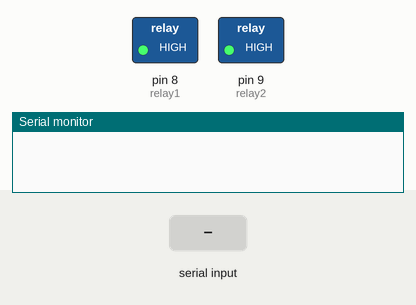
A sketch run on a simulated Arduino Uno, built with avr-gcc and run on an emulated ATmega328P. Parts: switched loads named in the sketch (green lamp = pin HIGH), the last lines printed to the serial monitor. Inputs (shaded band) come from the test bench.

Above: at 1.2 s.
1.3 s: "1" received over the second serial link
At 1.7 s:
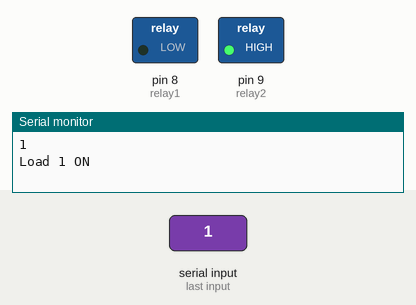
2.8 s: "3" received over the second serial link
At 4.0 s:
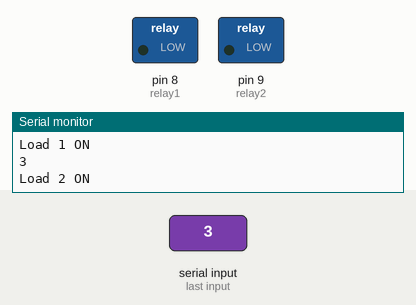
4.3 s: "2" received over the second serial link
At 5.1 s:
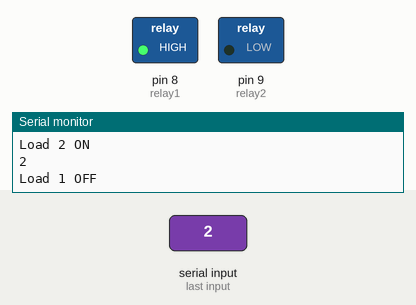
5.8 s: "4" received over the second serial link
At 6.3 s:
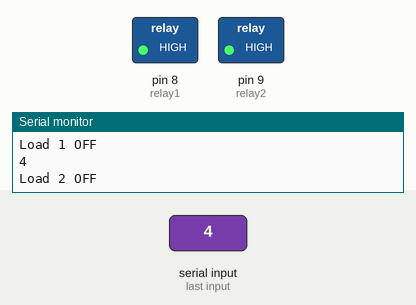
Timing chart, 0 to 8.3 s (numbered marks = the images above; inputs shaded):
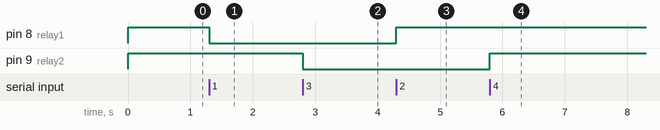

Measured:
- after the input at 1.3 s, pin 8 (relay1): HIGH → LOW at once
- after the input at 2.8 s, pin 9 (relay2): HIGH → LOW at once
- after the input at 4.3 s, pin 8 (relay1): LOW → HIGH at once
- after the input at 5.8 s, pin 9 (relay2): LOW → HIGH at once

The sketch:

bluetooth_ac_control.ino
```cpp
#include <SoftwareSerial.h>

SoftwareSerial BT(10, 11); // RX, TX
int relay1 = 8;
int relay2 = 9;

void setup() {
  pinMode(relay1, OUTPUT);
  pinMode(relay2, OUTPUT);

  digitalWrite(relay1, HIGH); // শুরুতে OFF
  digitalWrite(relay2, HIGH);

  BT.begin(9600);
  Serial.begin(9600);
}

void loop() {
  if (BT.available()) {
    char c = BT.read();
    Serial.println(c);

    if (c == '1') {
      digitalWrite(relay1, LOW);  // Load-1 ON
      Serial.println("Load 1 ON");
    }
    else if (c == '2') {
      digitalWrite(relay1, HIGH); // Load-1 OFF
      Serial.println("Load 1 OFF");
    }
    else if (c == '3') {
      digitalWrite(relay2, LOW);  // Load-2 ON
      Serial.println("Load 2 ON");
    }
    else if (c == '4') {
      digitalWrite(relay2, HIGH); // Load-2 OFF
      Serial.println("Load 2 OFF");
    }
  }
}
```
